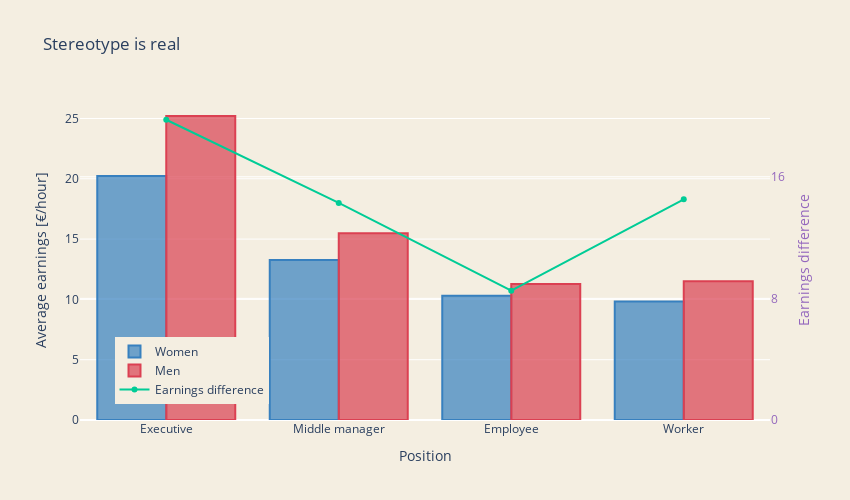

The cell this chart's notebook holds for it:
### Code cell
trace1 = go.Bar(
    x = positions,
    y = woman_salary_positions,
    name='Women',
    marker=dict(
        color='rgba(55, 128, 191, 0.7)',
        line=dict(
            color='rgba(55, 128, 191, 1.0)',
            width=2,
        )
    )
)
trace2 = go.Bar(
    x = positions,
    y = man_salary_positions,
    name='Men',
    marker=dict(
        color='rgba(219, 64, 82, 0.7)',
        line=dict(
            color='rgba(219, 64, 82, 1.0)',
            width=2,
        )
    )
)

trace3 = go.Scatter(
    x = positions,
    y = dif_in_prc,
    name='Earnings difference',
    mode = 'lines+markers',
    yaxis='y2'
)

data = [trace1, trace2, trace3]
layout = go.Layout(
    barmode='group',
    title = 'Stereotype is real',
    width=850,
    height=500,
    paper_bgcolor='rgb(244, 238, 225)',
    plot_bgcolor='rgb(244, 238, 225)',
    yaxis = dict(
        title= 'Average earnings [€/hour]',
        anchor = 'x',
        rangemode='tozero'
    ),
    xaxis = dict(title= 'Position'),

    yaxis2=dict(
        title='Earnings difference',
        titlefont=dict(
            color='rgb(148, 103, 189)'
        ),
        tickfont=dict(
            color='rgb(148, 103, 189)'
        ),
         overlaying='y',
        side='right',
        anchor = 'x',
        rangemode = 'tozero',
        dtick = 8
    ),
    #legend=dict(x=-.1, y=1.2)
    legend=dict(x=0.05, y=0.05)
)

fig = go.Figure(data=data, layout=layout)
py.iplot(fig)

### Figure 1 — Plotly figure (JSON) as saved in the notebook; plotly's stock layout.template omitted (floating-point values rounded to 4 significant figures)
{"data": [{"marker": {"color": "rgba(55, 128, 191, 0.7)", "line": {"color": "rgba(55, 128, 191, 1.0)", "width": 2}}, "name": "Women", "x": ["Executive", "Middle manager", "Employee", "Worker"], "y": [20.23, 13.27, 10.31, 9.832], "type": "bar"}, {"marker": {"color": "rgba(219, 64, 82, 0.7)", "line": {"color": "rgba(219, 64, 82, 1.0)", "width": 2}}, "name": "Men", "x": ["Executive", "Middle manager", "Employee", "Worker"], "y": [25.21, 15.49, 11.27, 11.5], "type": "bar"}, {"mode": "lines+markers", "name": "Earnings difference", "x": ["Executive", "Middle manager", "Employee", "Worker"], "y": [19.75, 14.28, 8.51, 14.52], "yaxis": "y2", "type": "scatter"}], "layout": {"barmode": "group", "height": 500, "legend": {"x": 0.05, "y": 0.05}, "paper_bgcolor": "rgb(244, 238, 225)", "plot_bgcolor": "rgb(244, 238, 225)", "title": {"text": "Stereotype is real"}, "width": 850, "xaxis": {"title": {"text": "Position"}}, "yaxis": {"anchor": "x", "rangemode": "tozero", "title": {"text": "Average earnings [€/hour]"}}, "yaxis2": {"anchor": "x", "dtick": 8, "overlaying": "y", "rangemode": "tozero", "side": "right", "tickfont": {"color": "rgb(148, 103, 189)"}, "title": {"font": {"color": "rgb(148, 103, 189)"}, "text": "Earnings difference"}}}}
